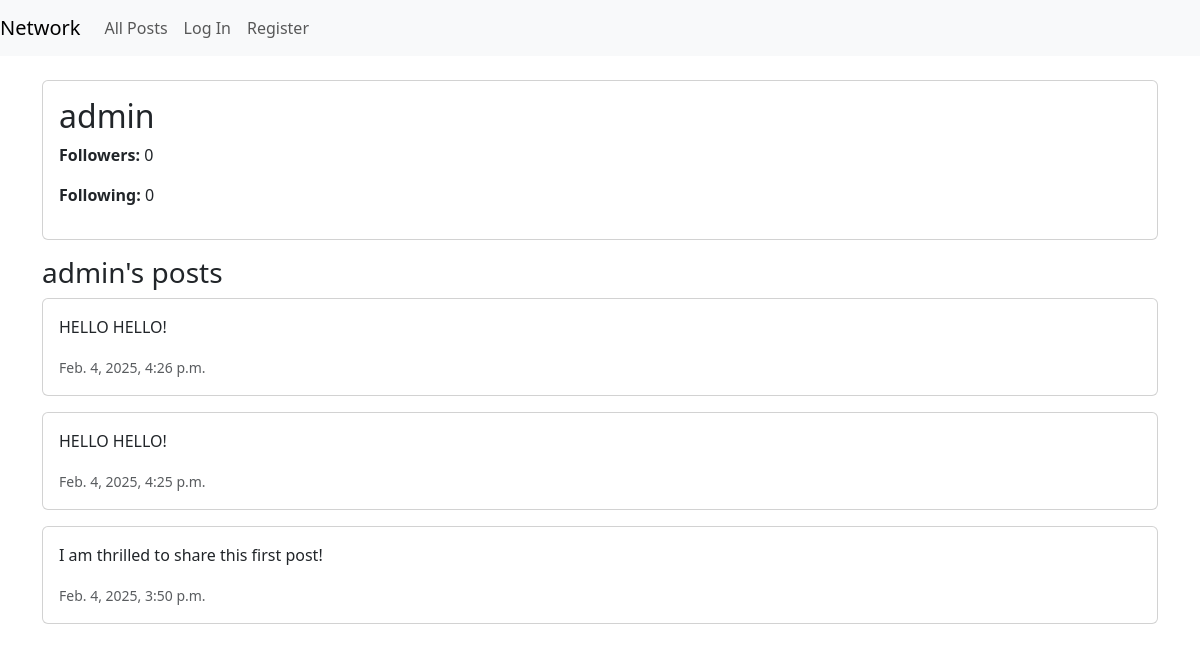
Page /profile/1/ on the earlier database version.
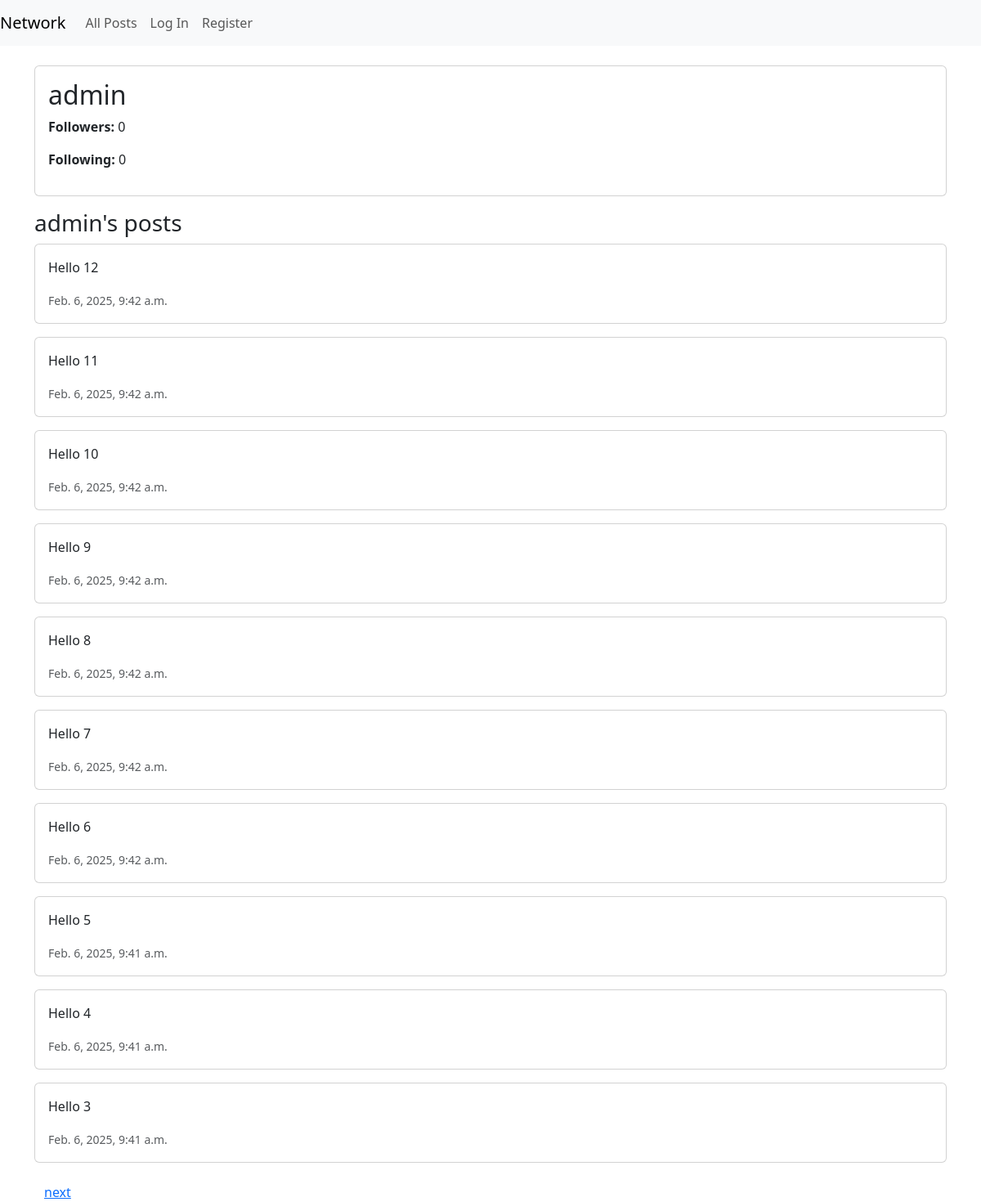
Same page on the later database version.
### network/models.py (models this page shows, shortened)
class Post(models.Model):
    user = models.ForeignKey(User, on_delete=models.CASCADE, related_name="posts")
    content = models.TextField(max_length=1000)
    timestamp = models.DateTimeField(auto_now_add=True)
    likes = models.ManyToManyField(User, blank=True, related_name="liked_posts")
    active = models.BooleanField(default=True) # the admin can block users
    class Meta:
        ordering = ['-timestamp']

### network/views.py (the view)
# urls.py: path('profile/<int:user_id>/', views.profile, name='profile'),
def profile(request, user_id):
    user = get_object_or_404(User, id=user_id)
    posts = Post.objects.filter(user=user)
    paginator = Paginator(posts, 10)  # display 10 posts at a time
    page_number = request.GET.get('page')
    page_obj = paginator.get_page(page_number)
    return render(request, 'network/profile.html', {'profile_user':user, 'page_obj': page_obj})

### network/templates/network/profile.html (shortened to what this page needs)
{% extends "network/layout.html" %}
{% block body %}
    <div class="container mt-4">
        <div class="card mb-3">
            <div class="card-body">
                <h2>{{ profile_user.username }}</h2>
                <p><strong>Followers:</strong> {{ profile_user.followers.count }}</p>
                <p><strong>Following:</strong> {{ profile_user.followed_accounts.count }}</p>
            </div>
        </div>
        <h3>{{ profile_user.username }}'s posts</h3>
        {% for post in page_obj %}
            <div class="card mb-3">
                <div class="card-body">
                    <p>{{ post.content }}</p>
                    <small class="text-muted">{{ post.timestamp }}</small>
                </div>
            </div>
        {% empty %}
            <p>No posts yet.</p>
        {% endfor %}
        <div class="container mt-4">
            <div class="d-flex justify-content-between">
                {% if page_obj.has_next %}
                <a href="?page={{ page_obj.next_page_number }}">next</a>
                {% endif %}
            </div>
        </div>
    </div>
{% endblock %}

Differences in the rows shown:
no longer on this page (row unchanged): Post: content "HELLO HELLO!", timestamp "Feb. 4, 2025, 4:26 p.m."
no longer on this page (row unchanged): Post: content "HELLO HELLO!", timestamp "Feb. 4, 2025, 4:25 p.m."
no longer on this page (row unchanged): Post: content "I am thrilled to share this first post!", timestamp "Feb. 4, 2025, 3:50 p.m."
added Post: content "Hello 12", timestamp "Feb. 6, 2025, 9:42 a.m."
added Post: content "Hello 11", timestamp "Feb. 6, 2025, 9:42 a.m."
added Post: content "Hello 10", timestamp "Feb. 6, 2025, 9:42 a.m."
added Post: content "Hello 9", timestamp "Feb. 6, 2025, 9:42 a.m."
added Post: content "Hello 8", timestamp "Feb. 6, 2025, 9:42 a.m."
added Post: content "Hello 7", timestamp "Feb. 6, 2025, 9:42 a.m."
added Post: content "Hello 6", timestamp "Feb. 6, 2025, 9:42 a.m."
added Post: content "Hello 5", timestamp "Feb. 6, 2025, 9:41 a.m."
added Post: content "Hello 4", timestamp "Feb. 6, 2025, 9:41 a.m."
added Post: content "Hello 3", timestamp "Feb. 6, 2025, 9:41 a.m."
Other differences:
text now shown: "next"
